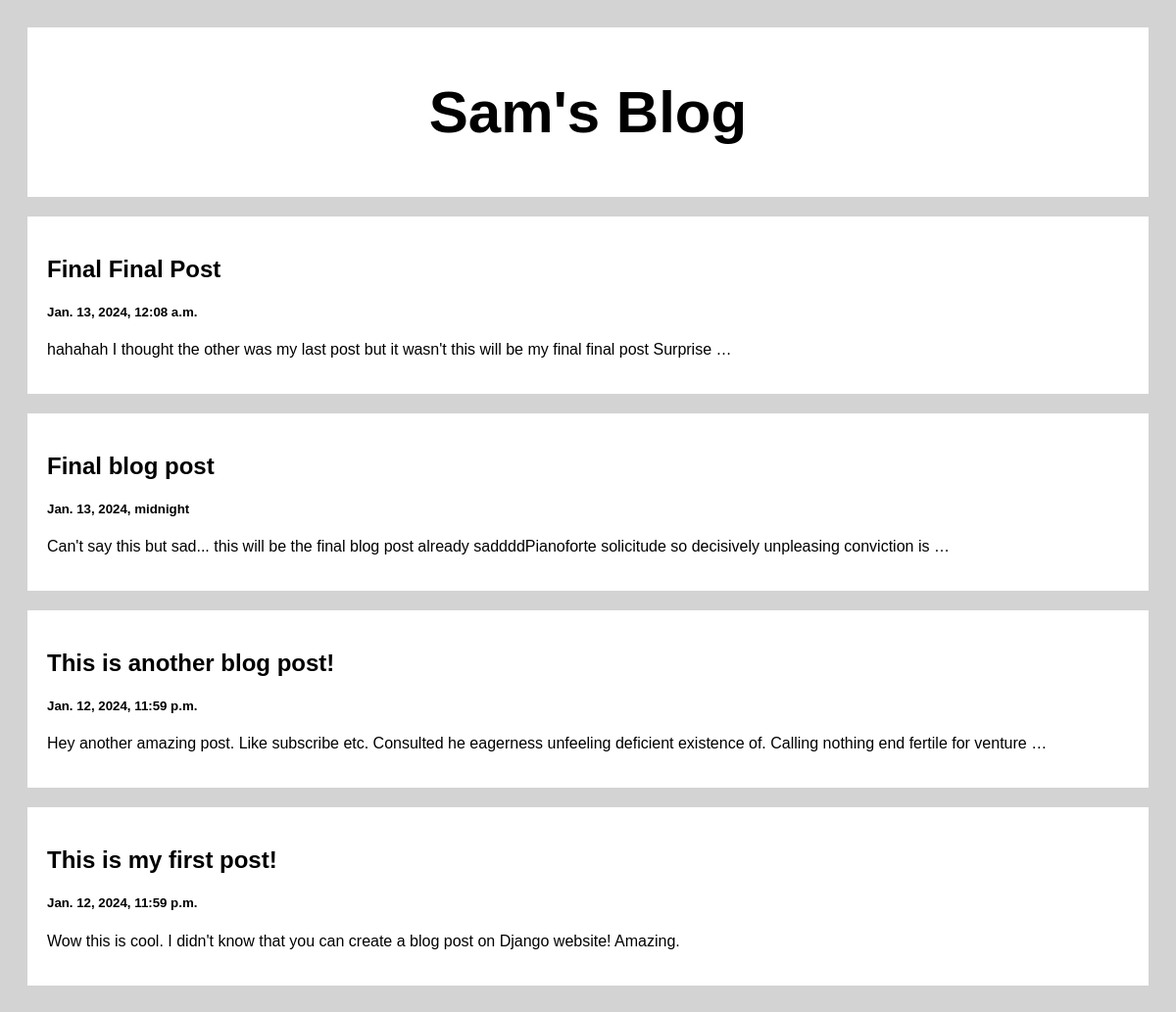
The page / on the database its author committed.
### posts/models.py (models this page shows)
class Post(models.Model):
    title = models.CharField(max_length=100)
    body = models.CharField(max_length=1000000)
    created_at = models.DateTimeField(default=datetime.now, blank=True)

### posts/views.py (the view)
# urls.py: path('', views.index, name='index'),
def index(request):
    posts = Post.objects.all()
    return render(request, 'index.html', {'posts': posts})

### templates/index.html (shortened to what this page needs)
<!DOCTYPE html>
<html>
<head>
</head>
<body>
<div class="header">
  <h2>Sam's Blog</h2>
</div>
<div class="row">
  <div class="leftcolumn">
    {% for post in posts reversed %}
    <div class="card">
        <a style="text-decoration: none; color: black;" href="/post/{{post.id}}">
            <h2>{{post.title}}</h2>
            <h5>{{post.created_at}}</h5>
            <p>{{post.body|truncatewords:20}}</p>
        </a>
    </div>
    {% endfor %}
  </div>
</div>
</body>
</html>

### templates/index.html (style rules this page uses)
* { box-sizing: border-box; }
body { font-family: Arial; padding: 20px; background: #d3d3d3; }
.header { padding: 2px; font-size: 40px; text-align: center; background: white; }
.leftcolumn { float: left; width: 100%; }
.card { background-color: white; padding: 20px; margin-top: 20px; }
.row:after { content: ""; display: table; clear: both; }

### rows shown on the page
Post: title "Final Final Post", created_at "Jan. 13, 2024, 12:08 a.m.", body "hahahah I thought the other was my last post but it wasn't this will be my final final post Surprise …"
Post: title "Final blog post", created_at "Jan. 13, 2024, midnight", body "Can't say this but sad... this will be the final blog post already saddddPianoforte solicitude so decisively unpleasing conviction is …"
Post: title "This is another blog post!", created_at "Jan. 12, 2024, 11:59 p.m.", body "Hey another amazing post. Like subscribe etc. Consulted he eagerness unfeeling deficient existence of. Calling nothing end fertile for venture …"
Post: title "This is my first post!", created_at "Jan. 12, 2024, 11:59 p.m.", body "Wow this is cool. I didn't know that you can create a blog post on Django website! Amazing."
